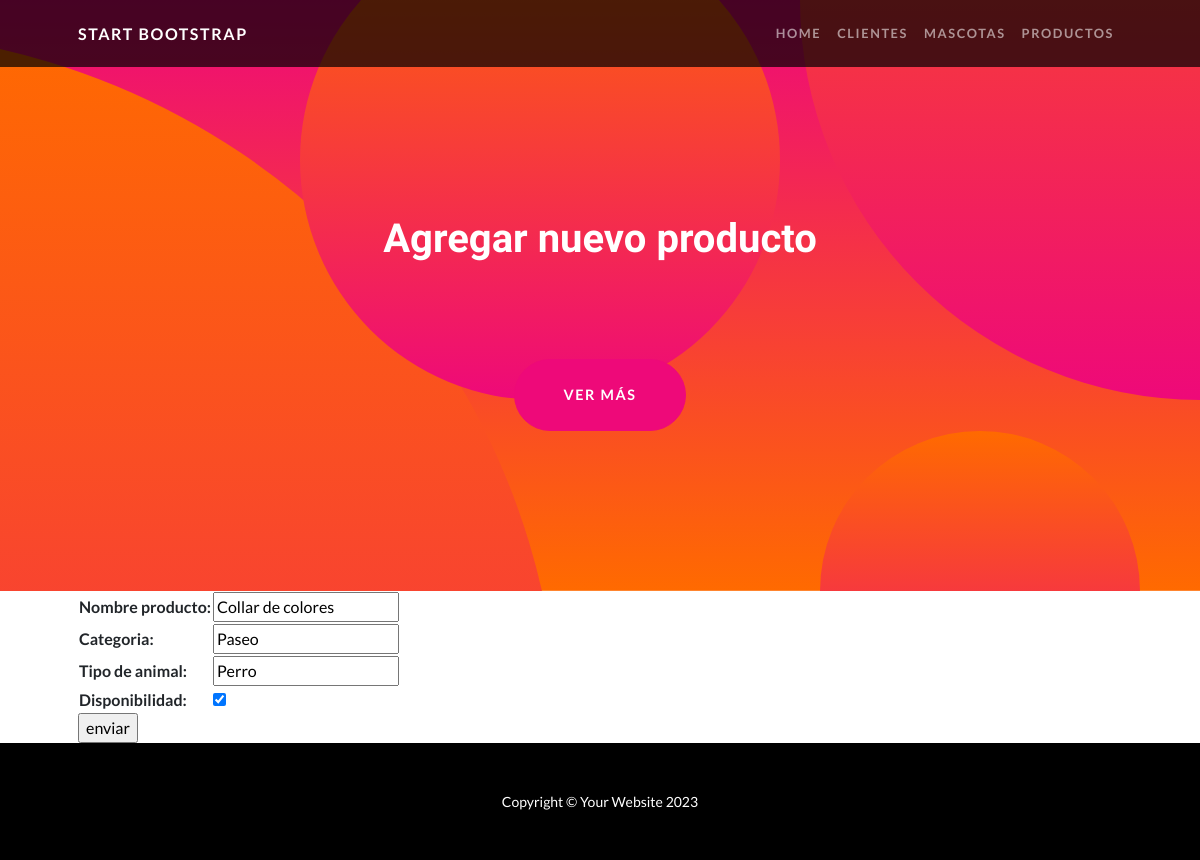
The app's page /apptienda/producto_update/1 with its own data.
### apptienda/models.py (models this page shows, shortened)
class Producto(models.Model):
    nombre_producto = models.CharField(max_length=50)
    categoria = models.CharField(max_length=50)
    tipo_de_animal = models.CharField(max_length=50)
    disponibilidad= models.BooleanField()

### apptienda/views.py (the view)
# urls.py: path('producto_update/<int:pk>', ProductosUpdate.as_view(), name='producto_update'),
class ProductosUpdate(UpdateView):
    model=Producto
    fields=['nombre_producto','categoria','tipo_de_animal','disponibilidad']
    success_url=reverse_lazy('productos')

### apptienda/templates/apptienda/producto_form.html (shortened to what this page needs)
{% extends 'apptienda/home.html' %}
{% block title %}
    <h1 class="mb-5">Agregar nuevo producto</h1>
{% endblock title %}
{% block contenido %}
    <form action="" method="post">
        <table>
            {{form.as_table }}
        </table>
        <input type="submit" value="enviar" style="display: block;">
    </form>
{% endblock contenido %}

### records on screen
Producto: nombre_producto "Collar de colores", categoria "Paseo", tipo_de_animal "Perro", disponibilidad "☑"
